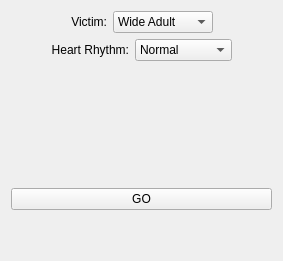
         <widget class="QWidget" name="Setup_Tab">
          <attribute name="title">
           <string>Setup</string>
          </attribute>
          <layout class="QVBoxLayout" name="verticalLayout_10">
           <item>
            <layout class="QHBoxLayout" name="horizontalLayout_11">
             <item>
              <spacer name="horizontalSpacer_18">
               <property name="orientation">
                <enum>Qt::Horizontal</enum>
               </property>
               <property name="sizeHint" stdset="0">
                <size>
                 <width>40</width>
                 <height>20</height>
                </size>
               </property>
              </spacer>
             </item>
             <item>
              <widget class="QLabel" name="label_3">
               <property name="text">
                <string>Victim:</string>
               </property>
               <property name="alignment">
                <set>Qt::AlignRight|Qt::AlignTrailing|Qt::AlignVCenter</set>
               </property>
              </widget>
             </item>
             <item>
              <widget class="QComboBox" name="Victim_Size_CB">
               <property name="sizePolicy">
                <sizepolicy hsizetype="Preferred" vsizetype="Fixed">
                 <horstretch>0</horstretch>
                 <verstretch>0</verstretch>
                </sizepolicy>
               </property>
               <property name="minimumSize">
                <size>
                 <width>100</width>
                 <height>0</height>
                </size>
               </property>
               <item>
                <property name="text">
                 <string>Wide Adult</string>
                </property>
               </item>
               <item>
                <property name="text">
                 <string>Adult</string>
                </property>
               </item>
               <item>
                <property name="text">
                 <string>Child</string>
                </property>
               </item>
               <item>
                <property name="text">
                 <string>Infant</string>
                </property>
               </item>
              </widget>
             </item>
             <item>
              <spacer name="horizontalSpacer_17">
               <property name="orientation">
                <enum>Qt::Horizontal</enum>
               </property>
               <property name="sizeHint" stdset="0">
                <size>
                 <width>40</width>
                 <height>20</height>
                </size>
               </property>
              </spacer>
             </item>
            </layout>
           </item>
           <item>
            <layout class="QHBoxLayout" name="horizontalLayout_13">
             <item>
              <spacer name="horizontalSpacer_22">
               <property name="orientation">
                <enum>Qt::Horizontal</enum>
               </property>
               <property name="sizeHint" stdset="0">
                <size>
                 <width>40</width>
                 <height>20</height>
                </size>
               </property>
              </spacer>
             </item>
             <item>
              <widget class="QLabel" name="label_4">
               <property name="text">
                <string>Heart Rhythm:</string>
               </property>
               <property name="alignment">
                <set>Qt::AlignRight|Qt::AlignTrailing|Qt::AlignVCenter</set>
               </property>
              </widget>
             </item>
             <item>
              <widget class="QComboBox" name="Heart_Rhythm_CB">
               <item>
                <property name="text">
                 <string>Normal</string>
                </property>
               </item>
               <item>
                <property name="text">
                 <string>Fibrillation</string>
                </property>
               </item>
               <item>
                <property name="text">
                 <string>Tachycardia</string>
                </property>
               </item>
               <item>
                <property name="text">
                 <string>Asystole</string>
                </property>
               </item>
              </widget>
             </item>
             <item>
              <spacer name="horizontalSpacer_21">
               <property name="orientation">
                <enum>Qt::Horizontal</enum>
               </property>
               <property name="sizeHint" stdset="0">
                <size>
                 <width>40</width>
                 <height>20</height>
                </size>
               </property>
              </spacer>
             </item>
            </layout>
           </item>
           <item>
            <spacer name="verticalSpacer">
             <property name="orientation">
              <enum>Qt::Vertical</enum>
             </property>
             <property name="sizeHint" stdset="0">
              <size>
               <width>20</width>
               <height>121</height>
              </size>
             </property>
            </spacer>
           </item>
           <item>
            <widget class="QPushButton" name="Go_Button">
             <property name="text">
              <string>GO</string>
             </property>
            </widget>
           </item>
           <item>
            <spacer name="verticalSpacer_5">
             <property name="orientation">
              <enum>Qt::Vertical</enum>
             </property>
             <property name="sizeHint" stdset="0">
              <size>
               <width>20</width>
               <height>40</height>
              </size>
             </property>
            </spacer>
           </item>
          </layout>
         </widget>
